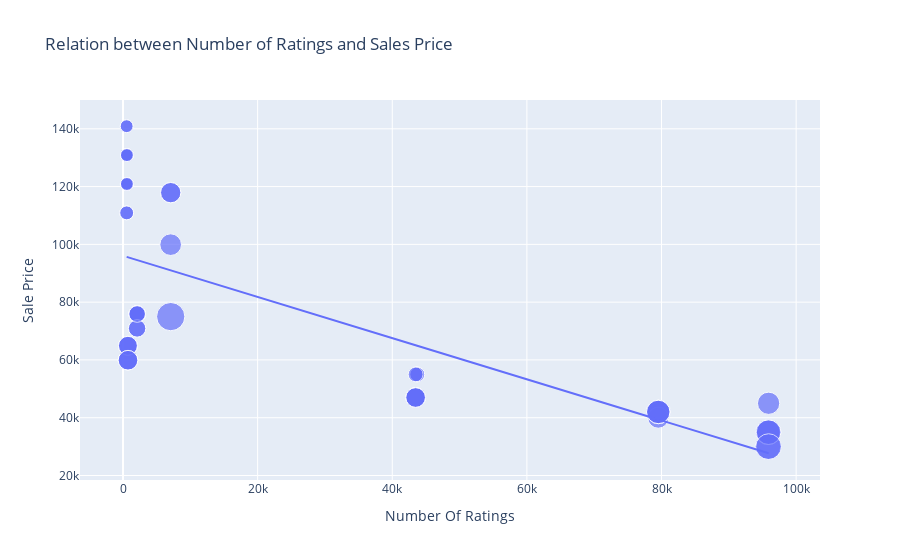

Notebook cell for this chart:
### Code cell
import pandas as pd # data processing, CSV file I/O (e.g. pd.read_csv)
import numpy as np # linear algebra
import plotly.express as px
import plotly.graph_objects as go # or plotly.express as px
data = pd.read_csv("apple_products.csv")

# sales price graph

figure = px.scatter(data_frame=data, 
                    x="Number Of Ratings", 
                    y="Sale Price",
                    size="Discount Percentage",
                    trendline="ols", 
                    title="Relation between Number of Ratings and Sales Price")
figure.show()

### Figure 1 — Plotly figure (JSON) as saved in the notebook; plotly's stock layout.template omitted (floating-point values rounded to 4 significant figures)
{"data": [{"hovertemplate": "Number Of Ratings=%{x}<br>Sale Price=%{y}<br>Discount Percentage=%{marker.size}<extra></extra>", "legendgroup": "", "marker": {"color": "#636efa", "size": [0, 0, 0, 0, 0, 0, 0, 0, 0, 20, 16, 20, 20, 20, 0, 0, 0, 0, 29, 15, 0, 15, 17, 18, 6, 6, 13, 6, 14, 10, 7, 6, 6, 13, 13, 10, 10, 6, 14, 6, 10, 6, 11, 11, 10, 14, 7, 6, 6, 6, 8, 8, 24, 22, 22, 22, 8, 24, 14, 14, 14, 14], "sizemode": "area", "sizeref": 0.0725, "symbol": "circle"}, "mode": "markers", "name": "", "orientation": "v", "showlegend": false, "type": "scatter", "x": [3431, 3431, 3431, 11202, 11202, 3431, 3431, 11202, 1454, 79512, 79512, 79582, 79512, 79512, 1078, 1078, 1078, 1078, 7088, 7088, 1078, 7088, 7081, 95909, 542, 580, 740, 545, 740, 2101, 545, 580, 580, 730, 730, 2101, 2101, 580, 740, 580, 2092, 545, 2101, 2092, 2101, 740, 545, 580, 580, 580, 43707, 43707, 95807, 95909, 95807, 95909, 43470, 95909, 43470, 43470, 43470, 43470], "xaxis": "x", "y": [49900, 84900, 84900, 77000, 77000, 49900, 49900, 77000, 89900, 41999, 39999, 41999, 41999, 41999, 131900, 117100, 131900, 117100, 74999, 117900, 117100, 117900, 99900, 44999, 140900, 130900, 64900, 120900, 59900, 75900, 110900, 130900, 120900, 64900, 64900, 75900, 75900, 120900, 59900, 120900, 75900, 140900, 70900, 70900, 75900, 59900, 110900, 120900, 130900, 130900, 54999, 54999, 29999, 34999, 34999, 34999, 54999, 29999, 46999, 46999, 46999, 46999], "yaxis": "y"}, {"hovertemplate": "<b>OLS trendline</b><br>Sale Price = -0.712783 * Number Of Ratings + 96054.8<br>R<sup>2</sup>=0.492139<br><br>Number Of Ratings=%{x}<br>Sale Price=%{y} <b>(trend)</b><extra></extra>", "legendgroup": "", "marker": {"color": "#636efa", "symbol": "circle"}, "mode": "lines", "name": "", "showlegend": false, "type": "scatter", "x": [542, 545, 545, 545, 545, 580, 580, 580, 580, 580, 580, 580, 580, 730, 730, 740, 740, 740, 740, 1078, 1078, 1078, 1078, 1078, 1454, 2092, 2092, 2101, 2101, 2101, 2101, 2101, 3431, 3431, 3431, 3431, 3431, 7081, 7088, 7088, 7088, 11202, 11202, 11202, 43470, 43470, 43470, 43470, 43470, 43707, 43707, 79512, 79512, 79512, 79512, 79582, 95807, 95807, 95909, 95909, 95909, 95909], "xaxis": "x", "y": [95670.0, 95670.0, 95670.0, 95670.0, 95670.0, 95640.0, 95640.0, 95640.0, 95640.0, 95640.0, 95640.0, 95640.0, 95640.0, 95530.0, 95530.0, 95530.0, 95530.0, 95530.0, 95530.0, 95290.0, 95290.0, 95290.0, 95290.0, 95290.0, 95020.0, 94560.0, 94560.0, 94560.0, 94560.0, 94560.0, 94560.0, 94560.0, 93610.0, 93610.0, 93610.0, 93610.0, 93610.0, 91010.0, 91000.0, 91000.0, 91000.0, 88070.0, 88070.0, 88070.0, 65070.0, 65070.0, 65070.0, 65070.0, 65070.0, 64900.0, 64900.0, 39380.0, 39380.0, 39380.0, 39380.0, 39330.0, 27770.0, 27770.0, 27690.0, 27690.0, 27690.0, 27690.0], "yaxis": "y"}], "layout": {"legend": {"itemsizing": "constant", "tracegroupgap": 0}, "title": {"text": "Relation between Number of Ratings and Sales Price"}, "xaxis": {"anchor": "y", "domain": [0, 1], "title": {"text": "Number Of Ratings"}}, "yaxis": {"anchor": "x", "domain": [0, 1], "title": {"text": "Sale Price"}}}}
